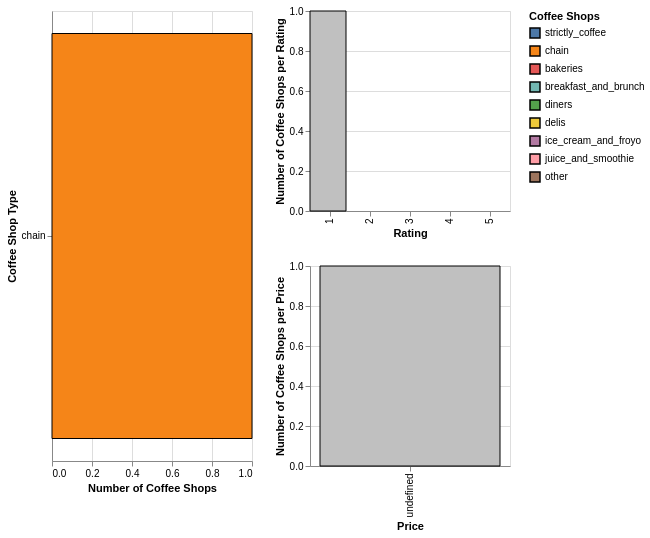

Write a Vega-Lite specification for this figure.
### Vega-Lite specification from a JSON file in a GitHub repository (floating-point values rounded to 4 significant figures)
{"config": {"view": {"width": 400, "height": 300}}, "hconcat": [{"data": {"values": [{"price": "$", "primary_category": "chain", "rating": 1.5, "store_name": "McDonald's"}]}, "mark": {"type": "bar", "stroke": "Black"}, "encoding": {"color": {"type": "nominal", "field": "primary_category", "legend": {"title": "Coffee Shops"}, "scale": {"domain": ["strictly_coffee", "chain", "bakeries", "breakfast_and_brunch", "diners", "delis", "ice_cream_and_froyo", "juice_and_smoothie", "other"], "scheme": "tableau10"}}, "x": {"type": "quantitative", "aggregate": "count", "axis": {"title": "Number of Coffee Shops"}}, "y": {"type": "nominal", "axis": {"title": "Coffee Shop Type"}, "field": "primary_category", "sort": {"op": "count", "order": "descending"}}}, "height": 450, "width": 200}, {"vconcat": [{"data": {"values": [{"price": "$", "primary_category": "chain", "rating": 1.5, "store_name": "McDonald's"}]}, "mark": {"type": "bar", "fill": "silver", "stroke": "Black"}, "encoding": {"x": {"type": "ordinal", "axis": {"title": "Rating"}, "field": "Rating", "scale": {"domain": [1, 2, 3, 4, 5], "type": "band"}}, "y": {"type": "quantitative", "aggregate": "count", "axis": {"title": "Number of Coffee Shops per Rating"}}}, "height": 200, "width": 200}, {"data": {"values": [{"price": "$", "primary_category": "chain", "rating": 1.5, "store_name": "McDonald's"}]}, "mark": {"type": "bar", "fill": "Silver", "stroke": "Black"}, "encoding": {"x": {"type": "nominal", "axis": {"title": "Price"}, "field": "Price"}, "y": {"type": "quantitative", "aggregate": "count", "axis": {"title": "Number of Coffee Shops per Price"}}}, "height": 200, "width": 200}]}], "data": {"values": [{"price": "$", "primary_category": "chain", "rating": 1.5, "store_name": "McDonald's"}]}, "$schema": "https://vega.github.io/schema/vega-lite/v2.3.0.json"}
